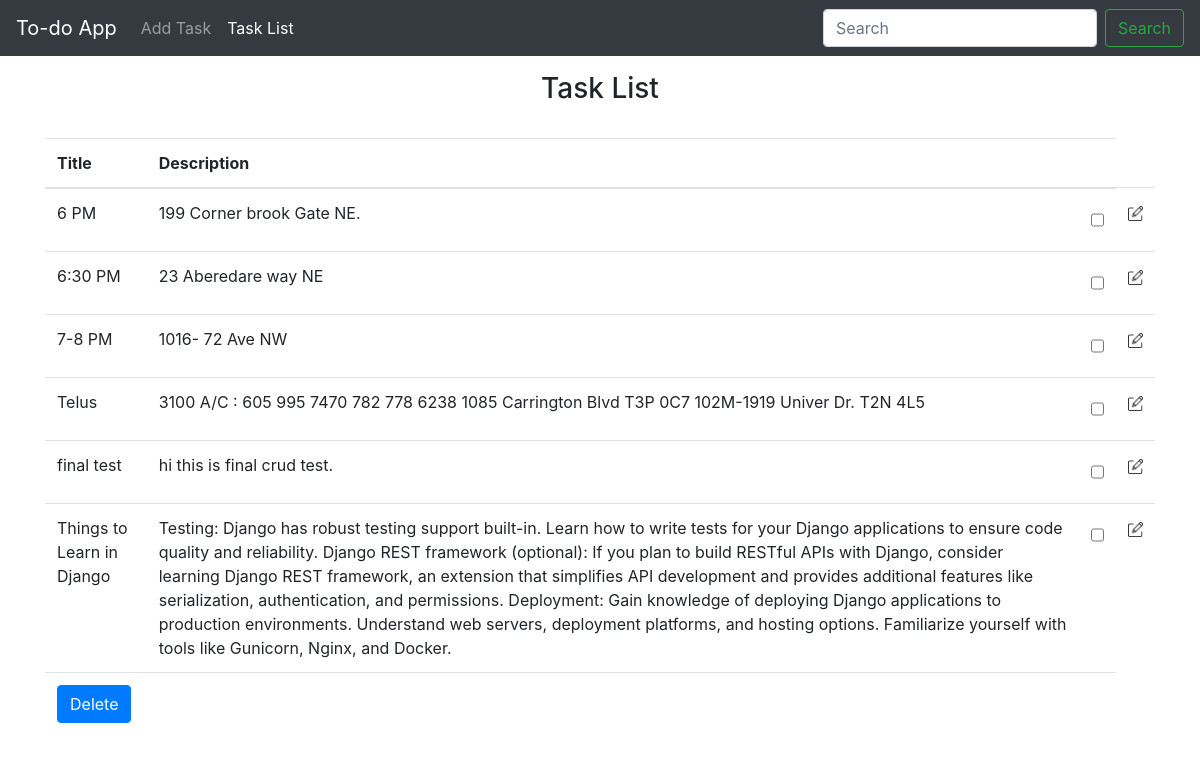
Page /list/ on the committed database.
### ToDoApp/models.py (models this page shows, shortened)
class Task(models.Model):
    addTitle = models.CharField(max_length=30)
    addDesc = models.TextField(max_length=1000)

### ToDoApp/views.py (the view)
# urls.py: path('list/', views.list_task, name='list'),
def list_task(request):
    if request.method == 'POST':
        chkbox = request.POST.getlist('chkbox')  #get('chkbox'): chkbox value from html page
        if chkbox:
            Task.objects.filter(id__in=chkbox).delete() #id__in allows you to filter task objects based on a list of IDs, basically if you have to get more than one id
    tasks = Task.objects.all()
    return render(request, 'list.html', {'tasks': tasks})

### ToDoApp/Templates/list.html (shortened to what this page needs)
<!DOCTYPE html>
{% load static %}
<html lang="en">
  <head>
    <link rel="stylesheet" href="https://cdn.jsdelivr.net/npm/bootstrap@4.5.3/dist/css/bootstrap.min.css">
  </head>
  <body>
    <nav class="navbar navbar-expand-lg navbar-dark bg-dark">
  <a class="navbar-brand" href="/">To-do App</a>
  <div class="collapse navbar-collapse" id="navbarSupportedContent">
    <ul class="navbar-nav mr-auto">
      <li class="nav-item">
        <a class="nav-link" href="/">Add Task <span class="sr-only">(current)</span></a>
      </li>
      <li class="nav-item active">
        <a class="nav-link" href="/list">Task List</a>
      </li>
    </ul>
    <form class="form-inline my-2 my-lg-0">
      <input class="form-control mr-sm-2" type="search" placeholder="Search" aria-label="Search">
      <button class="btn btn-outline-success my-2 my-sm-0" type="submit">Search</button>
    </form>
  </div>
</nav>
    <div class="container my-3">
      <h3 class="text-center">Task List</h3><br>
    <form class="form-inline" action="" method="post">
      <table class="table">
          <thead>
            <tr>
                <th scope="col">Title</th>
                <th scope="col">Description</th>
                <th></th>
            </tr>
          </thead>
          <tbody>
            {% for task in tasks %}
            <tr>
                <td scope="col">{{ task.addTitle }}</td>
                <td scope="col">{{ task.addDesc }}</td>
                <td scope="col"><input class="form-control" type="checkbox" id="chkbox" name="chkbox" value="{{task.id}}"></td>
                <td>
                    <a href="{% url 'edit' task.id %}">
                        <img src="{% static 'edit.png' %}" id="edit" name="edit" height="15" width="15" alt="edit">
                    </a>
                </td>
            </tr>
            {% endfor %}
             <tr>
                 <td colspan="3">
                     <button type="submit" class="btn btn-primary">Delete</button>
                 </td>
             </tr>
          </tbody>
      </table>
    </form>
    </div>
  </body>
</html>

### ToDoApp/Templates/list.html (style rules this page uses)
button { border: none; cursor: pointer; appearance: none; background-color: inherit; }
input { cursor: pointer; }

### rows in the picture
Task: addTitle "6 PM", addDesc "199 Corner brook Gate NE."
Task: addTitle "6:30 PM", addDesc "23 Aberedare way NE"
Task: addTitle "7-8 PM", addDesc "1016- 72 Ave NW"
Task: addTitle "Telus", addDesc "3100 A/C : 605 995 7470 782 778 6238 1085 Carrington Blvd T3P 0C7 102M-1919 Univer Dr. T2N 4L5"
Task: addTitle "final test", addDesc "hi this is final crud test."
Task: addTitle "Things to Learn in Django", addDesc "Testing: Django has robust testing support built-in. Learn how to write tests for your Django applications to ensure code quality and reliability. Django REST framework (optional): If you plan to build RESTful APIs with Django, consider learning Django REST framework, an extension that simplifies API development and provides additional features like serialization, authentication, and permissions. Deployment: Gain knowledge of deploying Django applications to production environments. Understand web servers, deployment platforms, and hosting options. Familiarize yourself with tools like Gunicorn, Nginx, and Docker."
